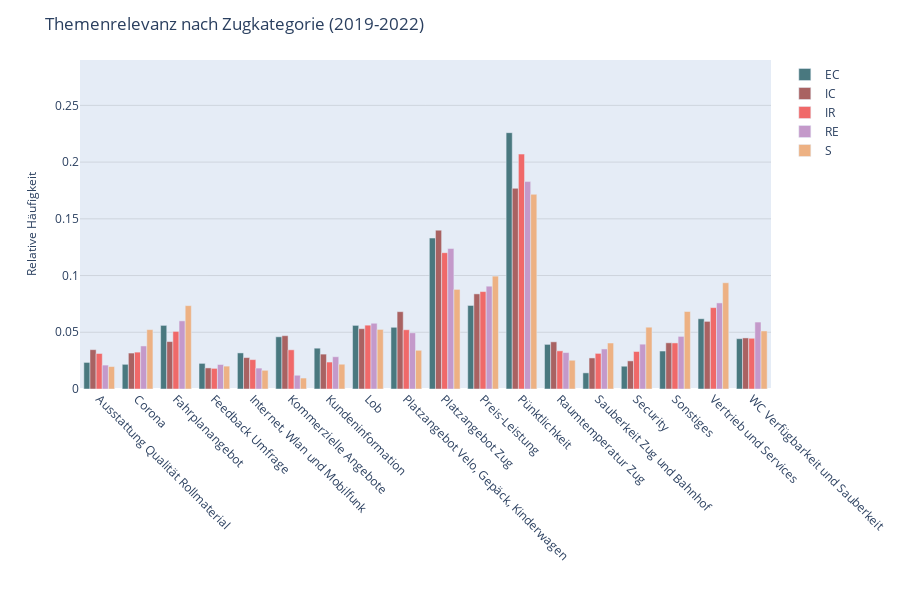

Notebook code cell kept with this figure:
### Code cell
create_grouped_barchart(df_ft_vm_kurz,
                        x_col="CustomName",
                        y_col="relative_count",
                        color_col="ft_vm_kurz",
                        color_discrete_sequence=color_discrete_sequence,
                        title="Themenrelevanz nach Zugkategorie (2019-2022)",
                        xaxis_title='',
                        yaxis_title='Relative Häufigkeit',
                        legend_title='',
                        template=template,
                        path=path,
                        filename="Themenrelevanz_Verkehrsmittel")

### Figure 1 — Plotly figure (JSON) as saved in the notebook; plotly's stock layout.template omitted (floating-point values rounded to 4 significant figures)
{"data": [{"alignmentgroup": "True", "customdata": [["EC"], ["EC"], ["EC"], ["EC"], ["EC"], ["EC"], ["EC"], ["EC"], ["EC"], ["EC"], ["EC"], ["EC"], ["EC"], ["EC"], ["EC"], ["EC"], ["EC"], ["EC"]], "hovertemplate": "ft_vm_kurz=%{customdata[0]}<br>CustomName=%{x}<br>relative_count=%{y}<extra></extra>", "legendgroup": "EC", "marker": {"color": "#49787F", "pattern": {"shape": ""}}, "name": "EC", "offsetgroup": "EC", "orientation": "v", "showlegend": true, "textposition": "auto", "type": "bar", "x": ["Ausstattung Qualität Rollmaterial", "Corona", "Fahrplanangebot", "Feedback Umfrage", "Internet, Wlan und Mobilfunk", "Kommerzielle Angebote", "Kundeninformation", "Lob", "Platzangebot Velo, Gepäck, Kinderwagen", "Platzangebot Zug", "Preis-Leistung", "Pünktlichkeit", "Raumtemperatur Zug", "Sauberkeit Zug und Bahnhof", "Security", "Sonstiges", "Vertrieb und Services", "WC Verfügbarkeit und Sauberkeit"], "xaxis": "x", "y": [0.02343, 0.02176, 0.05607, 0.02259, 0.0318, 0.04603, 0.03598, 0.05607, 0.05439, 0.1331, 0.07364, 0.2259, 0.03933, 0.01423, 0.02008, 0.03347, 0.06192, 0.04435], "yaxis": "y"}, {"alignmentgroup": "True", "customdata": [["IC"], ["IC"], ["IC"], ["IC"], ["IC"], ["IC"], ["IC"], ["IC"], ["IC"], ["IC"], ["IC"], ["IC"], ["IC"], ["IC"], ["IC"], ["IC"], ["IC"], ["IC"]], "hovertemplate": "ft_vm_kurz=%{customdata[0]}<br>CustomName=%{x}<br>relative_count=%{y}<extra></extra>", "legendgroup": "IC", "marker": {"color": "#A96262", "pattern": {"shape": ""}}, "name": "IC", "offsetgroup": "IC", "orientation": "v", "showlegend": true, "textposition": "auto", "type": "bar", "x": ["Ausstattung Qualität Rollmaterial", "Corona", "Fahrplanangebot", "Feedback Umfrage", "Internet, Wlan und Mobilfunk", "Kommerzielle Angebote", "Kundeninformation", "Lob", "Platzangebot Velo, Gepäck, Kinderwagen", "Platzangebot Zug", "Preis-Leistung", "Pünktlichkeit", "Raumtemperatur Zug", "Sauberkeit Zug und Bahnhof", "Security", "Sonstiges", "Vertrieb und Services", "WC Verfügbarkeit und Sauberkeit"], "xaxis": "x", "y": [0.03467, 0.03169, 0.04181, 0.01859, 0.02769, 0.04699, 0.03075, 0.05318, 0.06817, 0.14, 0.08386, 0.1769, 0.04158, 0.02738, 0.02479, 0.04071, 0.05962, 0.04503], "yaxis": "y"}, {"alignmentgroup": "True", "customdata": [["IR"], ["IR"], ["IR"], ["IR"], ["IR"], ["IR"], ["IR"], ["IR"], ["IR"], ["IR"], ["IR"], ["IR"], ["IR"], ["IR"], ["IR"], ["IR"], ["IR"], ["IR"]], "hovertemplate": "ft_vm_kurz=%{customdata[0]}<br>CustomName=%{x}<br>relative_count=%{y}<extra></extra>", "legendgroup": "IR", "marker": {"color": "#F06969", "pattern": {"shape": ""}}, "name": "IR", "offsetgroup": "IR", "orientation": "v", "showlegend": true, "textposition": "auto", "type": "bar", "x": ["Ausstattung Qualität Rollmaterial", "Corona", "Fahrplanangebot", "Feedback Umfrage", "Internet, Wlan und Mobilfunk", "Kommerzielle Angebote", "Kundeninformation", "Lob", "Platzangebot Velo, Gepäck, Kinderwagen", "Platzangebot Zug", "Preis-Leistung", "Pünktlichkeit", "Raumtemperatur Zug", "Sauberkeit Zug und Bahnhof", "Security", "Sonstiges", "Vertrieb und Services", "WC Verfügbarkeit und Sauberkeit"], "xaxis": "x", "y": [0.0313, 0.03251, 0.05076, 0.01816, 0.02589, 0.03456, 0.02375, 0.05626, 0.05225, 0.1202, 0.08588, 0.2071, 0.03363, 0.03139, 0.03307, 0.04061, 0.07172, 0.04471], "yaxis": "y"}, {"alignmentgroup": "True", "customdata": [["RE"], ["RE"], ["RE"], ["RE"], ["RE"], ["RE"], ["RE"], ["RE"], ["RE"], ["RE"], ["RE"], ["RE"], ["RE"], ["RE"], ["RE"], ["RE"], ["RE"], ["RE"]], "hovertemplate": "ft_vm_kurz=%{customdata[0]}<br>CustomName=%{x}<br>relative_count=%{y}<extra></extra>", "legendgroup": "RE", "marker": {"color": "#C499CA", "pattern": {"shape": ""}}, "name": "RE", "offsetgroup": "RE", "orientation": "v", "showlegend": true, "textposition": "auto", "type": "bar", "x": ["Ausstattung Qualität Rollmaterial", "Corona", "Fahrplanangebot", "Feedback Umfrage", "Internet, Wlan und Mobilfunk", "Kommerzielle Angebote", "Kundeninformation", "Lob", "Platzangebot Velo, Gepäck, Kinderwagen", "Platzangebot Zug", "Preis-Leistung", "Pünktlichkeit", "Raumtemperatur Zug", "Sauberkeit Zug und Bahnhof", "Security", "Sonstiges", "Vertrieb und Services", "WC Verfügbarkeit und Sauberkeit"], "xaxis": "x", "y": [0.02107, 0.03793, 0.06006, 0.0216, 0.01844, 0.01212, 0.02845, 0.05796, 0.04953, 0.1238, 0.09062, 0.1828, 0.03214, 0.0353, 0.03952, 0.04636, 0.07587, 0.05901], "yaxis": "y"}, {"alignmentgroup": "True", "customdata": [["S"], ["S"], ["S"], ["S"], ["S"], ["S"], ["S"], ["S"], ["S"], ["S"], ["S"], ["S"], ["S"], ["S"], ["S"], ["S"], ["S"], ["S"]], "hovertemplate": "ft_vm_kurz=%{customdata[0]}<br>CustomName=%{x}<br>relative_count=%{y}<extra></extra>", "legendgroup": "S", "marker": {"color": "#EDB183", "pattern": {"shape": ""}}, "name": "S", "offsetgroup": "S", "orientation": "v", "showlegend": true, "textposition": "auto", "type": "bar", "x": ["Ausstattung Qualität Rollmaterial", "Corona", "Fahrplanangebot", "Feedback Umfrage", "Internet, Wlan und Mobilfunk", "Kommerzielle Angebote", "Kundeninformation", "Lob", "Platzangebot Velo, Gepäck, Kinderwagen", "Platzangebot Zug", "Preis-Leistung", "Pünktlichkeit", "Raumtemperatur Zug", "Sauberkeit Zug und Bahnhof", "Security", "Sonstiges", "Vertrieb und Services", "WC Verfügbarkeit und Sauberkeit"], "xaxis": "x", "y": [0.01978, 0.05233, 0.07348, 0.02017, 0.01647, 0.009648, 0.02183, 0.05253, 0.03411, 0.08781, 0.0995, 0.1716, 0.02534, 0.04054, 0.05448, 0.06832, 0.09366, 0.05116], "yaxis": "y"}], "layout": {"barmode": "group", "height": 600, "legend": {"title": {"text": ""}, "tracegroupgap": 0}, "margin": {"t": 60}, "title": {"text": "Themenrelevanz nach Zugkategorie (2019-2022)"}, "width": 900, "xaxis": {"anchor": "y", "automargin": true, "domain": [0, 1], "showgrid": false, "tickangle": 45, "tickfont": {"size": 12}, "tickmode": "array", "ticktext": ["Ausstattung Qualität Rollmaterial", "Corona", "Fahrplanangebot", "Feedback Umfrage", "Internet, Wlan und Mobilfunk", "Kommerzielle Angebote", "Kundeninformation", "Lob", "Platzangebot Velo, Gepäck, Kinderwagen", "Platzangebot Zug", "Preis-Leistung", "Pünktlichkeit", "Raumtemperatur Zug", "Sauberkeit Zug und Bahnhof", "Security", "Sonstiges", "Vertrieb und Services", "WC Verfügbarkeit und Sauberkeit", "Ausstattung Qualität Rollmaterial", "Corona", "Fahrplanangebot", "Feedback Umfrage", "Internet, Wlan und Mobilfunk", "Kommerzielle Angebote", "Kundeninformation", "Lob", "Platzangebot Velo, Gepäck, Kinderwagen", "Platzangebot Zug", "Preis-Leistung", "Pünktlichkeit", "Raumtemperatur Zug", "Sauberkeit Zug und Bahnhof", "Security", "Sonstiges", "Vertrieb und Services", "WC Verfügbarkeit und Sauberkeit", "Ausstattung Qualität Rollmaterial", "Corona", "Fahrplanangebot", "Feedback Umfrage", "Internet, Wlan und Mobilfunk", "Kommerzielle Angebote", "Kundeninformation", "Lob", "Platzangebot Velo, Gepäck, Kinderwagen", "Platzangebot Zug", "Preis-Leistung", "Pünktlichkeit", "Raumtemperatur Zug", "Sauberkeit Zug und Bahnhof", "Security", "Sonstiges", "Vertrieb und Services", "WC Verfügbarkeit und Sauberkeit", "Ausstattung Qualität Rollmaterial", "Corona", "Fahrplanangebot", "Feedback Umfrage", "Internet, Wlan und Mobilfunk", "Kommerzielle Angebote", "Kundeninformation", "Lob", "Platzangebot Velo, Gepäck, Kinderwagen", "Platzangebot Zug", "Preis-Leistung", "Pünktlichkeit", "Raumtemperatur Zug", "Sauberkeit Zug und Bahnhof", "Security", "Sonstiges", "Vertrieb und Services", "WC Verfügbarkeit und Sauberkeit", "Ausstattung Qualität Rollmaterial", "Corona", "Fahrplanangebot", "Feedback Umfrage", "Internet, Wlan und Mobilfunk", "Kommerzielle Angebote", "Kundeninformation", "Lob", "Platzangebot Velo, Gepäck, Kinderwagen", "Platzangebot Zug", "Preis-Leistung", "Pünktlichkeit", "Raumtemperatur Zug", "Sauberkeit Zug und Bahnhof", "Security", "Sonstiges", "Vertrieb und Services", "WC Verfügbarkeit und Sauberkeit"], "tickvals": [0, 1, 2, 3, 4, 5, 6, 7, 8, 9, 10, 11, 12, 13, 14, 15, 16, 17, 18, 19, 20, 21, 22, 23, 24, 25, 26, 27, 28, 29, 30, 31, 32, 33, 34, 35, 36, 37, 38, 39, 40, 41, 42, 43, 44, 45, 46, 47, 48, 49, 50, 51, 52, 53, 54, 55, 56, 57, 58, 59, 60, 61, 62, 63, 64, 65, 66, 67, 68, 69, 70, 71, 72, 73, 74, 75, 76, 77, 78, 79, 80, 81, 82, 83, 84, 85, 86, 87, 88, 89], "tickwidth": 1, "title": {"text": ""}}, "yaxis": {"anchor": "x", "domain": [0, 1], "gridcolor": "rgba(0,0,0,0.1)", "gridwidth": 1, "range": [0, 0.29], "showgrid": true, "title": {"font": {"size": 12}, "text": "Relative Häufigkeit"}}}}
